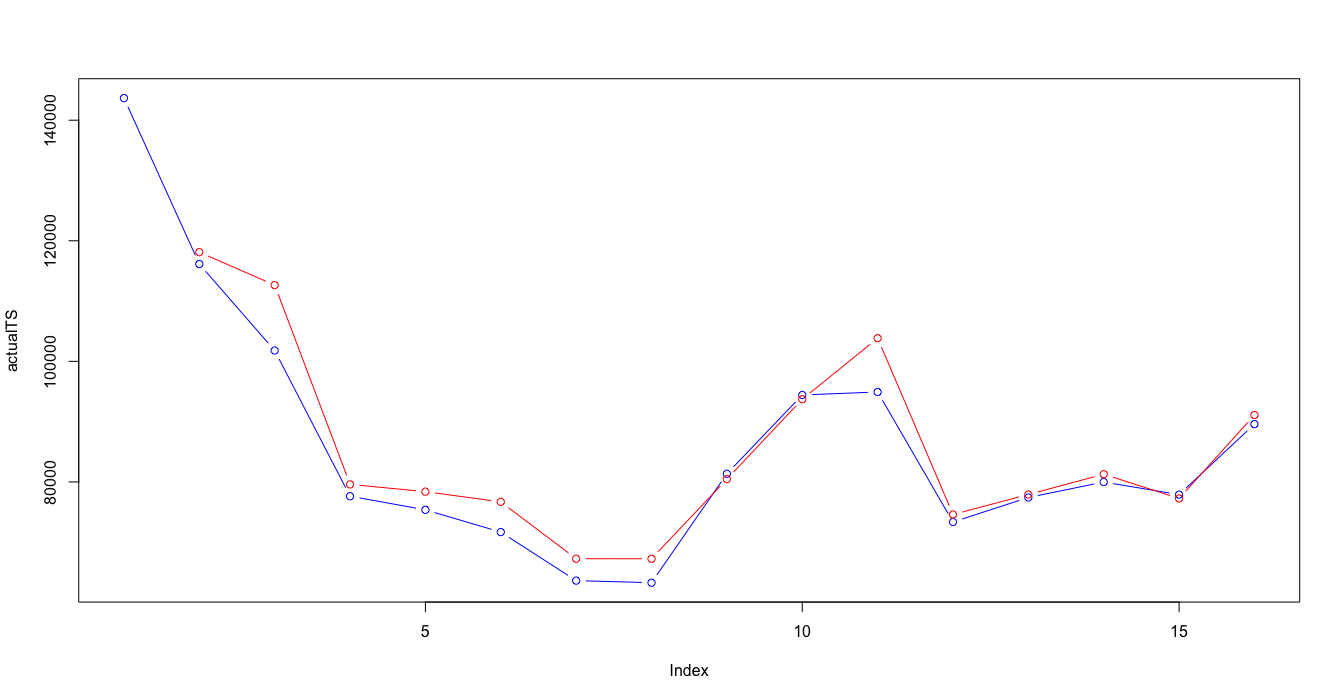

Write the R code that produced this figure.
# par(mfrow = c(1, 1))
# due possibilità
# quell'ente per questo reparto nel 2017 a che cluster assomoglia?
# dovresti porendere tutti i cluster che ho, tagliare le 52 colonne a 17, calcolo il prototipo (media, centroidi calcolati sui 17) quale centroide è più simile al 2017?
# confornto i prototype con distanza coseno
# prendo i prototipi dei cluster, calcolo la distanza coseno 

require(zoo)



shift <- function(x, n, invert=FALSE, default=NA){
  stopifnot(length(x)>=n)
  if(n==0){
    return(x)
  }
  n <- ifelse(invert, n*(-1), n)
  if(n<0){
    n <- abs(n)
    forward=FALSE
  }else{
    forward=TRUE
  }
  if(forward){
    return(c(rep(default, n), x[seq_len(length(x)-n)]))
  }
  if(!forward){
    return(c(x[seq_len(length(x)-n)+n], rep(default, n)))
  }
}


clusterVector2017 <- c()
for (deptSelected in deptNumbersSecond) {
  
  
  tempDept <-
    appoggioDepts[(as.numeric(as.character(clusterDataframe$REPARTO)) == deptSelected),]
  
  reversedStoreOrderedByWeek2017 <- t(storeOrderedByWeek[which(storeOrderedByWeek$REPARTO==deptSelected & storeOrderedByWeek$ANNONO== 2017),])
  reversedStoreForCluster2017 <- reversedStoreOrderedByWeek2017
  
  for(storeNo in storesNumbersSecond){
    #print((match(storeNo,storesNumbersSecond)))
    reversedStoreForCluster2017<- rbind(reversedStoreForCluster2017 , reversedStoreOrderedByWeek2017[(3+(match(storeNo,storesNumbersSecond))),])
    
  }
  clusterVectorForGraph <- c()
  clusterCentroids <- data.frame()
  clusterMedoids <- data.frame()
  
  
  # 
  clusterVectorForGraph<- append(clusterVectorForGraph, listAllDeptYear[[match(deptSelected, deptNumbersSecond)]][[5]][[match(deptSelected, deptNumbersSecond)]])
  
  # clusterCentroids<- rbind(clusterCentroids, listYears[[match(yearSelected, yearList2)]][[match(deptSelected, deptNumbersSecond)]][[1]][[match(deptSelected, deptNumbersSecond)]]$prototypes)
  
  
  clusterNo<- unique(clusterVectorForGraph)
  clusterNo <- sort(clusterNo, decreasing = FALSE)
  
  clusterCentroids <- unname(clusterCentroids)
  clusterMedoids <- unname(clusterMedoids)
  
  
  
  # 
  # print(match(deptSelected, deptNumbersSecond))
  # print(max(clusterNo))
  # print(listAllDeptYear[[match(deptSelected, deptNumbersSecond)]][[1]][[max(clusterNo)]]$prototypes)
  
  for(clst in clusterNo){
    clusterMedoids <- rbind(clusterMedoids, (colMeans(appoggioDepts[which(as.numeric(as.character(appoggioDepts$REPARTO)) == as.numeric(deptSelected) & as.numeric(as.character(appoggioDepts$clusterVector)) == as.numeric(clst)),5:ncol(appoggioDepts)])))
  }
  
  
  clusterCentroids<- rbind(clusterCentroids, unname(listAllDeptYear[[match(deptSelected, deptNumbersSecond)]][[1]][[max(clusterNo)]]$prototypes ))
  
  names(clusterMedoids)<- names(clusterCentroids)
  
  clusterMedoids <- clusterMedoids[,0:ncol(reversedStoreForCluster2017)]
  
  clusterCentroids <- clusterCentroids[,0:ncol(reversedStoreForCluster2017)]
  
  names(reversedStoreForCluster2017) <- names(clusterCentroids) 
  
  reversedStoreForCluster2017 <- unname(reversedStoreForCluster2017)
  reversedStoreForCluster2017 <- reversedStoreForCluster2017[(nrow(reversedStoreOrderedByWeek2017)+1):nrow(reversedStoreForCluster2017),]
  # reversedStoreForCluster2017 <- rbind (reversedStoreForCluster2017,clusterCentroids)
  reversedStoreForCluster2017 <- rbind (reversedStoreForCluster2017,clusterMedoids)
  reversedStoreForCluster2017 <- as.matrix(reversedStoreForCluster2017)
  
  
  
  cosineDistanceMatrix2017 <- matrix(nrow=nrow(reversedStoreForCluster2017),ncol=nrow(reversedStoreForCluster2017))
  
  for (x in 1:(nrow(reversedStoreForCluster2017)-max(clusterNo))){
    
    for(y in 7: nrow(reversedStoreForCluster2017)){
      
      cosineDistanceMatrix2017[x ,y ] <- (1 - ( (reversedStoreForCluster2017[x,] %*% reversedStoreForCluster2017[y,]) /
                                                  (sqrt((reversedStoreForCluster2017[x,]%*%reversedStoreForCluster2017[x,]) * (reversedStoreForCluster2017[y,]%*%reversedStoreForCluster2017[y,]) ))))
      
    }
  }
  
  cosineDistanceMatrix2017 <- na.omit(cosineDistanceMatrix2017[,colSums(is.na(cosineDistanceMatrix2017))<nrow(cosineDistanceMatrix2017)])
  
  clusterVector2017 <- append(clusterVector2017, c(which.min(cosineDistanceMatrix2017[1,]) , which.min(cosineDistanceMatrix2017[2,]) , which.min(cosineDistanceMatrix2017[3,]) , which.min(cosineDistanceMatrix2017[4,]) , which.min(cosineDistanceMatrix2017[5,]) , which.min(cosineDistanceMatrix2017[6,]) ))
  print(clusterVector2017)
  
}




clusterDataframe2017 <- as.data.frame( selectedStoreDeptAggregated$REPARTO)
clusterDataframe2017 <- cbind(clusterDataframe2017,selectedStoreDeptAggregated$ENTE)
clusterDataframe2017 <- cbind(clusterDataframe2017,selectedStoreDeptAggregated$ANNONO)



clusterDataframe2017 <- unique(clusterDataframe2017)


colnames(clusterDataframe2017) <- c("REPARTO","ENTE","ANNONO")



clusterDataframe2017 <- clusterDataframe2017[clusterDataframe2017$ANNONO == as.numeric("2017"), ]

clusterDataframe2017 <- (clusterDataframe2017[with(clusterDataframe2017, order(REPARTO, ANNONO , ENTE)), ])


clusterDataframeAllin <- rbind(clusterDataframe,clusterDataframe2017)
clusterDataframeAllin <- (clusterDataframeAllin[with(clusterDataframeAllin, order(REPARTO, ANNONO , ENTE)), ])






# clusterDepts <- selectedStoreDeptAggregated[which( (as.numeric(as.character(selectedStoreDeptAggregated$REPARTO)) %in% deptNumbersSecond)),]
# clusterDepts <- clusterDepts [which( (selectedStoreDeptAggregated$ANNONO %in% yearList2)),]
# 
# clusterDepts <- clusterDepts[!duplicated(clusterDepts[,c('REPARTO','ENTE','ANNONO')]),c('REPARTO','ENTE','ANNONO')]
clusterDepts2017 <- cbind(clusterDataframe2017, clusterVector2017)



colnames(clusterDepts2017) <- c("REPARTO","ENTE","ANNONO","clusterVector")
clusterDeptsAllin <- rbind(clusterDepts,clusterDepts2017)

View(clusterDeptsAllin)

appoggioDepts2017 <- data.frame()



for(repartoCurrent in unique(clusterDeptsAllin$REPARTO)){
  
  for(enteCurrent in storesNumbersSecond){
    
    for(annoCurrent in unique(clusterDeptsAllin$ANNONO)){   
      
      appoggioDepts2017 <- rbind.fill(appoggioDepts2017, cbind(clusterDeptsAllin[which( as.numeric(as.character(clusterDeptsAllin$REPARTO)) == as.numeric(repartoCurrent) & as.numeric(as.character(clusterDeptsAllin$ANNONO)) == as.numeric(annoCurrent) & as.numeric(as.character(clusterDeptsAllin$ENTE)) == as.numeric(enteCurrent)   ),
                                                                                 ],
                                                               t(storeOrderedByWeek[which( as.numeric(storeOrderedByWeek$REPARTO) == as.numeric(repartoCurrent) & as.numeric(storeOrderedByWeek$ANNONO) == as.numeric(annoCurrent) ) ,
                                                                                    (match(enteCurrent,storesNumbersSecond) +3)])) )
      
    }
    
  }
  
  
  
}

clusterCurrent <- 1
deptSelected <- 6

View(appoggioDepts2017)
appoggioDepts2017 <- (appoggioDepts2017[with(appoggioDepts2017, order(REPARTO, ANNONO , ENTE)), ])
# appoggioDepts2017 <- appoggioDepts2017[,0:22]


assa <-t(appoggioDepts2017[which(as.numeric(as.character(appoggioDepts2017$REPARTO)) == as.numeric(deptSelected) &
                                   as.numeric(as.character(appoggioDepts2017$clusterVector)) == as.numeric(clusterCurrent)),5:ncol(appoggioDepts2017)])


predictData2 <- data.frame()
for(colAssa in c(1:6)){
  
  predictData2<- rbind(predictData2, na.omit(cbind( as.matrix(assa[,colAssa]), shift (as.matrix(assa[,colAssa]) ,-1),shift (as.matrix(assa[,colAssa]) ,-2))) )
}
colnames(predictData2) <- c("nolag","lag1","lag2")
testSet <- na.omit(data.frame(na.omit(assa[,11]), shift(na.omit(assa[,11]), -1 ), shift(na.omit(assa[,11]), -2 )))
# testSet <- rbind(testSet, na.omit(assa[,7]))
colnames(testSet) <- c("nolag","lag1","lag2")
predictFrame <- (c (as.vector(as.matrix(assa[,(1:6)])) , na.omit(as.vector(as.matrix(assa[,11])))))
predictInput <- cbind(shift(predictFrame,-1),shift(predictFrame,-2),predictFrame)
predictData <- predictInput[complete.cases(predictInput),]
colnames(predictData2) <- c("nolag","lag1","lag2")

# trainIndex <- 1:(nrow(predictData2))
training <- predictData2
rownames(training) <- NULL
#fine creazione del training set

#inizio creazione del test set
# test <- as.data.frame(predictData[-trainIndex,])
test <- testSet
rownames(test) <- NULL
#fine creazione del test set

bootControl <- trainControl(number=15)    #definisce il comportamento di apprendimento (k-folds cross validation?)
preProc <- c("center","scale")                #imposta i parametri per il preprocessing
set.seed(2)                                #setta uno scenario casuale
indexTrn <- ncol(training)                    # ???

#creazione del modello di apprendimento
#
svmFit <- train(training[,-1], training[,1], method="svmRadial", tuneLength=15, trnControl=bootControl)
# svmFit <- train(training[,-indexTrn],training[,indexTrn],method="svmRadial",tuneLength=15, trnControl=bootControl,preProcess = preProc ) 
svmBest <-svmFit$finalModel    #modello migliore trovato con i parametri forniti
predsvm <- predict(svmBest, test[,-1])
actualTS <- test[,1]
predictedTS <- predsvm

rmse( actual=actualTS[3:16], predicted=predictedTS[2:15] )
mae(actual=actualTS[3:16], predicted=predictedTS[2:15] )

cbind(actualTS,predictedTS)
par(mfrow = c(1, 1))
plot(actualTS,type="b",col="blue", ylim=c(min(actualTS,predictedTS),max(actualTS,predictedTS)))
lines(shift(predictedTS,1),type="b",col="red")


# trainingInput <- data.frame()
# for(colNumber in 1:ncol(assa)){
#   trainingInput <-rbind(trainingInput,cbind(assa[,colNumber],lagpad(assa[,colNumber],1),lagpad(assa[,colNumber],2)))
# }
# 
# cbind(assa[,1],lagpad(assa[,1],1),lagpad(assa[,1],2))
# 
# 
# for (deptSelected in deptNumbersSecond) {
#   clusterList <- unique(appoggioDepts2017[which(as.numeric(as.character(appoggioDepts2017$REPARTO)) == as.numeric(deptSelected)),]$clusterVector)
#   for(clusterCurrent in clusterList){
#     
#     t(appoggioDepts2017[which(as.numeric(as.character(appoggioDepts2017$REPARTO)) == as.numeric(deptSelected) &
#                                 as.numeric(as.character(appoggioDepts2017$clusterVector)) == as.numeric(clusterCurrent)),5:ncol(appoggioDepts2017)])
#   }
#   
#   
# }
# 
# MS.MIInput=merge(lag(MS.MIcut.z,1),lag(MS.MIcut.z,2),lag(MS.MIcut.z,3),lag(MS.MIcut.z,4),lag(MS.MIcut.z,5),lag(MS.MI.z,6),all=FALSE)
# 
# MS.MIData=merge(MS.MIInput,MS.MIcut.z,all=FALSE)
# MS.MIData=na.omit(MS.MIData)
# colnames(MS.MIData)=c("lag1","lag2","lag3","lag4","lag5","lag6","TARGET")
# #fine creazione
# 
# #inizio creazione del training set
# trainIndex=1:(nrow(MS.MIData)*0.75)
# training=as.data.frame(MS.MIData[trainIndex])
# rownames(training)=NULL
# #fine creazione del training set
# 
# #inizio creazione del test set
# test=as.data.frame(MS.MIData[-trainIndex])
# rownames(test)=NULL
# #fine creazione del test set
# 
# bootControl=trainControl(number=100)    #definisce il comportamento di apprendimento (k-folds cross validation?)
# preProc=c("center","scale")                #imposta i parametri per il preprocessing
# set.seed(2)                                #setta uno scenario casuale
# indexTrn=ncol(training)                    # ???
# 
# 
# 
